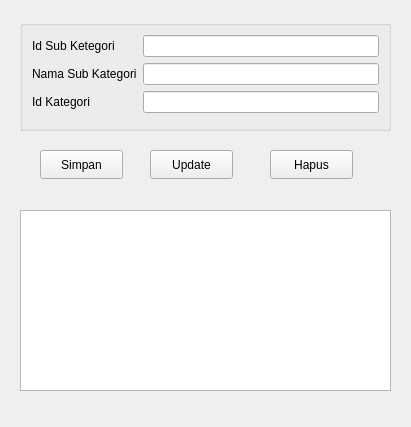
<?xml version="1.0" encoding="UTF-8"?>
<ui version="4.0">
 <class>FormSubKategori</class>
 <widget class="QWidget" name="FormSubKategori">
  <property name="geometry">
   <rect>
    <x>0</x>
    <y>0</y>
    <width>411</width>
    <height>427</height>
   </rect>
  </property>
  <property name="windowTitle">
   <string>Form</string>
  </property>
  <widget class="QPushButton" name="pushButton_2">
   <property name="geometry">
    <rect>
     <x>150</x>
     <y>150</y>
     <width>83</width>
     <height>29</height>
    </rect>
   </property>
   <property name="text">
    <string>Update</string>
   </property>
  </widget>
  <widget class="QPushButton" name="pushButton">
   <property name="geometry">
    <rect>
     <x>40</x>
     <y>150</y>
     <width>83</width>
     <height>29</height>
    </rect>
   </property>
   <property name="text">
    <string>Simpan</string>
   </property>
  </widget>
  <widget class="QPushButton" name="pushButton_3">
   <property name="geometry">
    <rect>
     <x>270</x>
     <y>150</y>
     <width>83</width>
     <height>29</height>
    </rect>
   </property>
   <property name="text">
    <string>Hapus</string>
   </property>
  </widget>
  <widget class="QGroupBox" name="formGroupBox">
   <property name="geometry">
    <rect>
     <x>20</x>
     <y>20</y>
     <width>371</width>
     <height>111</height>
    </rect>
   </property>
   <layout class="QFormLayout" name="formLayout">
    <item row="0" column="0">
     <widget class="QLabel" name="idSubKetegoriLabel">
      <property name="text">
       <string>Id Sub Ketegori</string>
      </property>
     </widget>
    </item>
    <item row="0" column="1">
     <widget class="QLineEdit" name="idSubKetegoriLineEdit"/>
    </item>
    <item row="1" column="0">
     <widget class="QLabel" name="namaSubKategoriLabel">
      <property name="text">
       <string>Nama Sub Kategori</string>
      </property>
     </widget>
    </item>
    <item row="1" column="1">
     <widget class="QLineEdit" name="namaSubKategoriLineEdit"/>
    </item>
    <item row="2" column="0">
     <widget class="QLabel" name="idKategoriLabel">
      <property name="text">
       <string>Id Kategori</string>
      </property>
     </widget>
    </item>
    <item row="2" column="1">
     <widget class="QLineEdit" name="idKategoriLineEdit"/>
    </item>
   </layout>
  </widget>
  <widget class="QTableView" name="tableSubkategori">
   <property name="geometry">
    <rect>
     <x>20</x>
     <y>210</y>
     <width>371</width>
     <height>181</height>
    </rect>
   </property>
  </widget>
 </widget>
 <resources/>
 <connections/>
</ui>
